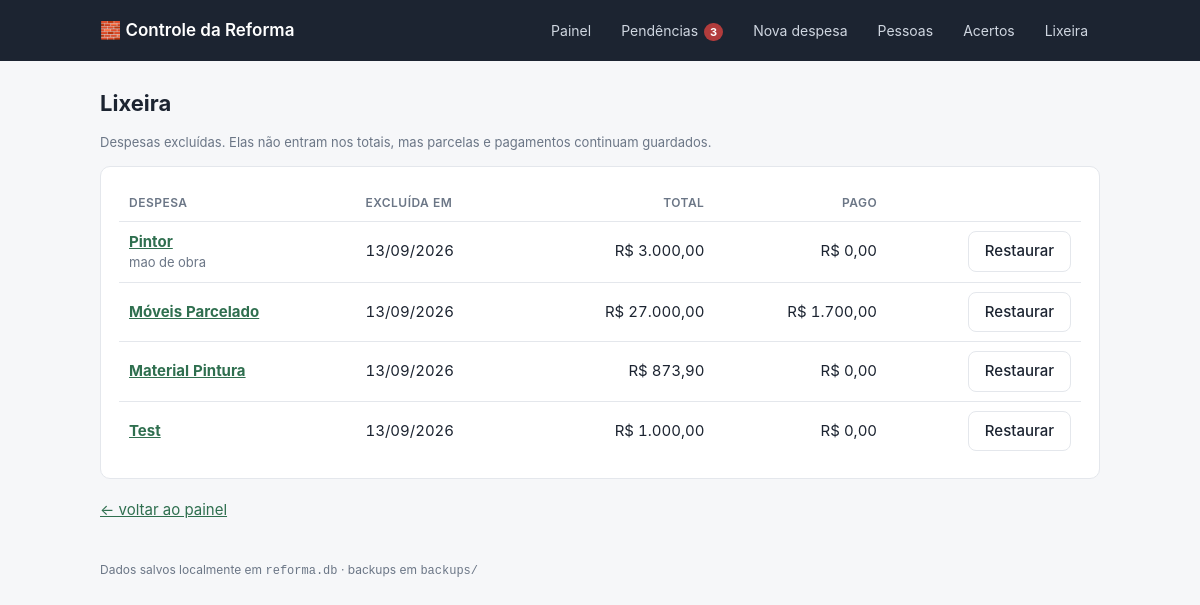
/lixeira, run on the app's committed database.
### tables this page shows
CREATE TABLE despesa (
    id            INTEGER PRIMARY KEY AUTOINCREMENT,
    nome          TEXT NOT NULL,
    categoria     TEXT,
    observacao    TEXT,
    valor_total   INTEGER NOT NULL,          -- centavos
    qtd_parcelas  INTEGER NOT NULL,
    criado_em     TEXT NOT NULL DEFAULT (datetime('now','localtime'))
, excluido_em TEXT, pagador_id INTEGER REFERENCES pessoa(id));

### app.py (the view)
@app.route("/lixeira")
def lixeira():
    return render_template("lixeira.html", despesas=db.listar_despesas(na_lixeira=True))

### app.py (called while the page is built)
def brl(centavos):
    if centavos is None:
        centavos = 0
    sinal = "-" if centavos < 0 else ""
    centavos = abs(int(centavos))
    inteiro, cents = divmod(centavos, 100)
    return f"{sinal}R$ {inteiro:,.0f}".replace(",", ".") + f",{cents:02d}"

def data_br(iso):
    if not iso:
        return "—"
    partes = str(iso)[:10].split("-")
    return "/".join(reversed(partes)) if len(partes) == 3 else iso

@app.after_request
def backup_apos_alteracao(response):
    if request.method == "POST":
        try:
            backup.fazer_backup()
        except Exception as e:  # backup nunca pode derrubar o app
            print(f"[backup] falhou: {e}")
    return response

def calcular_pendencias():
    hoje = date.today()
    grupos = {"vencidas": [], "proximas": [], "futuras": []}
    for pc in db.parcelas_pendentes():
        try:
            dias = (date.fromisoformat(pc["vencimento"]) - hoje).days
        except ValueError:
            continue
        item = dict(pc, dias=dias, falta=pc["valor"] - pc["pago"])
        if dias < 0:
            grupos["vencidas"].append(item)
        elif dias <= DIAS_AVISO:
            grupos["proximas"].append(item)
        else:
            grupos["futuras"].append(item)
    return grupos

@app.context_processor
def inject_globals():
    pend = calcular_pendencias()
    acertos_pendentes = [s for s in db.saldos_entre_pessoas() if s["valor"] > 0]
    return {
        "pessoas_ativas": db.listar_pessoas(somente_ativas=True),
        "hoje": date.today().isoformat(),
        "pend": pend,
        "acertos_pendentes": acertos_pendentes,
        "dias_aviso": DIAS_AVISO,
        "qtd_pendencias": len(pend["vencidas"]) + len(pend["proximas"]) + len(acertos_pendentes),
    }

### db.py (called while the page is built)
def connect():
    conn = sqlite3.connect(DB_PATH)
    conn.row_factory = sqlite3.Row
    conn.execute("PRAGMA foreign_keys = ON")
    return conn

@contextmanager
def get_db():
    conn = connect()
    try:
        yield conn
        conn.commit()
    except Exception:
        conn.rollback()
        raise
    finally:
        conn.close()

def listar_pessoas(somente_ativas=False):
    with get_db() as conn:
        sql = "SELECT * FROM pessoa"
        if somente_ativas:
            sql += " WHERE ativo = 1"
        sql += " ORDER BY nome COLLATE NOCASE"
        return conn.execute(sql).fetchall()

### templates/lixeira.html (shortened to what this page needs)
{% extends "base.html" %}
{% block conteudo %}
<h1>Lixeira</h1>
<p class="suave pequeno">Despesas excluídas. Elas não entram nos totais, mas parcelas e pagamentos continuam guardados.</p>
<div class="card">
  {% if despesas %}
  <div class="tabela-scroll">
  <table>
    <thead>
      <tr><th>Despesa</th><th>Excluída em</th><th class="num">Total</th><th class="num">Pago</th><th class="num"></th></tr>
    </thead>
    <tbody>
      {% for d in despesas %}
      <tr>
        <td>
          <a href="{{ url_for('detalhe_despesa', despesa_id=d.id) }}"><strong>{{ d.nome }}</strong></a>
          {% if d.categoria %}<div class="pequeno suave">{{ d.categoria }}</div>{% endif %}
        </td>
        <td>{{ d.excluido_em|data_br }}</td>
        <td class="num">{{ d.valor_total|brl }}</td>
        <td class="num">{{ d.pago|brl }}</td>
        <td class="num">
          <form method="post" action="{{ url_for('restaurar_despesa', despesa_id=d.id) }}">
            <button class="secundario" type="submit">Restaurar</button>
          </form>
        </td>
      </tr>
      {% endfor %}
    </tbody>
  </table>
  </div>
  {% else %}
    <p class="vazio">A lixeira está vazia.</p>
  {% endif %}
</div>
<p><a href="{{ url_for('index') }}">← voltar ao painel</a></p>
{% endblock %}

### static/style.css (style rules this page uses)
:root { --bg: #f6f7f9; --card: #ffffff; --linha: #e4e7ec; --texto: #1c2431; --suave: #6b7686; --acento: #2f6f4f; --acento-claro: #e8f3ec; --alerta: #b23c3c; --alerta-claro: #fdecec; --aviso: #a5741a; --aviso-claro: #fdf4e3; --raio: 10px; }
* { box-sizing: border-box; }
body { margin: 0; background: var(--bg); color: var(--texto); font: 15px/1.5 -apple-system, BlinkMacSystemFont, "Segoe UI", Roboto, Helvetica, Arial, sans-serif; }
h1 { font-size: 22px; margin: 0 0 4px; }
a { color: var(--acento); }
.card { background: var(--card); border: 1px solid var(--linha); border-radius: var(--raio); padding: 18px; margin-bottom: 20px; }
table { width: 100%; border-collapse: collapse; font-variant-numeric: tabular-nums; }
th, td { padding: 9px 10px; text-align: left; border-bottom: 1px solid var(--linha); vertical-align: middle; }
th { font-size: 12px; text-transform: uppercase; letter-spacing: .04em; color: var(--suave); font-weight: 600; }
td.num, th.num { text-align: right; }
tr:last-child td { border-bottom: none; }
.tabela-scroll { overflow-x: auto; }
button { font: inherit; font-weight: 600; padding: 8px 16px; border-radius: 8px; border: 1px solid var(--acento); background: var(--acento); color: #fff; cursor: pointer; }
button.secundario { background: #fff; color: var(--texto); border-color: var(--linha); font-weight: 500; }
.suave { color: var(--suave); }
.pequeno { font-size: 13px; }

### data on the page
despesa: nome "Pintor", categoria "mao de obra", excluido_em|data_br "13/09/2026", valor_total|brl "R$ 3.000,00", pago|brl "R$ 0,00"
despesa: nome "Móveis Parcelado", excluido_em|data_br "13/09/2026", valor_total|brl "R$ 27.000,00", pago|brl "R$ 1.700,00"
despesa: nome "Material Pintura", excluido_em|data_br "13/09/2026", valor_total|brl "R$ 873,90", pago|brl "R$ 0,00"
despesa: nome "Test", excluido_em|data_br "13/09/2026", valor_total|brl "R$ 1.000,00", pago|brl "R$ 0,00"

### other printed values
{{ qtd_pendencias }} "3"
